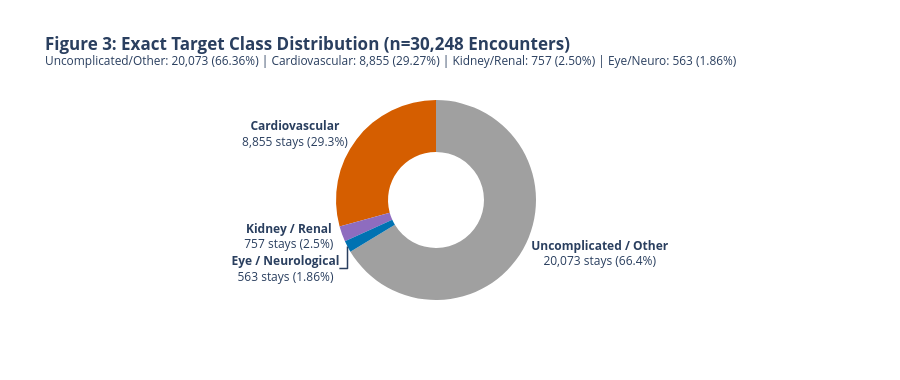

Notebook code for this chart:
### Markdown cell above
## 2. What Is the Target? The 4 Complication Pathways & Severe Class Imbalance

Each encounter $V_i$ is labeled by the ICD-9 primary diagnosis (`diag_1`) recorded at the patient's **next hospital admission $V_{i+1}$**:
1. **Uncomplicated / Other**: **20,073 encounters (66.36%)** — general medical readmissions, uncontrolled diabetes without target-organ code in `diag_1`, respiratory/GI/other ICD-9 codes.
2. **Cardiovascular**: **8,855 encounters (29.27%)** — ICD-9 `390–459` or `785` (heart failure, coronary atherosclerosis, myocardial infarction, dysrhythmias).
3. **Kidney / Renal**: **757 encounters (2.50%)** — ICD-9 `580–589`, `590–599`, or `250.4x` (diabetic nephropathy, acute/chronic renal failure, genitourinary complications).
4. **Eye / Neurological**: **563 encounters (1.86%)** — ICD-9 `360–379`, `250.5x`, `250.6x`, `330–359` (diabetic retinopathy, ophthalmic disorder, diabetic polyneuropathy).

### Why Overall Accuracy Is a Trap
Because **66.36%** of encounters lead to `"Uncomplicated / Other"`, a trivial classifier that predicts `"Uncomplicated / Other"` for every single patient achieves **66.36% accuracy**—while missing **100%** of cardiovascular, renal, and neurological complications!

### Code cell
# Figure 3: Target Class Distribution Donut Chart
counts = cohort["true_next_pathway"].value_counts()
colors = {"Uncomplicated / Other": "#A0A0A0", "Cardiovascular": "#D55E00", "Kidney / Renal": "#8E6CBF", "Eye / Neurological": "#0072B2"}

fig_donut = go.Figure(data=[go.Pie(
    labels=counts.index,
    values=counts.values,
    hole=0.48,
    marker_colors=[colors.get(k, "#999") for k in counts.index],
    textinfo="label+percent+value",
    texttemplate="<b>%{label}</b><br>%{value:,} stays (%{percent})",
    insidetextorientation="horizontal"
)])
fig_donut.update_layout(
    title="<b>Figure 3: Exact Target Class Distribution (n=30,248 Encounters)</b><br><sup>Uncomplicated/Other: 20,073 (66.36%) | Cardiovascular: 8,855 (29.27%) | Kidney/Renal: 757 (2.50%) | Eye/Neuro: 563 (1.86%)</sup>",
    height=380,
    showlegend=False
)
fig_donut.show()

### Figure 1 — Plotly figure (JSON) as saved in the notebook; plotly's stock layout.template omitted (floating-point values rounded to 4 significant figures)
{"data": [{"hole": 0.48, "insidetextorientation": "horizontal", "labels": ["Uncomplicated / Other", "Cardiovascular", "Kidney / Renal", "Eye / Neurological"], "marker": {"colors": ["#A0A0A0", "#D55E00", "#8E6CBF", "#0072B2"]}, "textinfo": "label+percent+value", "texttemplate": "<b>%{label}</b><br>%{value:,} stays (%{percent})", "values": [20073, 8855, 757, 563], "type": "pie"}], "layout": {"title": {"text": "<b>Figure 3: Exact Target Class Distribution (n=30,248 Encounters)</b><br><sup>Uncomplicated/Other: 20,073 (66.36%) | Cardiovascular: 8,855 (29.27%) | Kidney/Renal: 757 (2.50%) | Eye/Neuro: 563 (1.86%)</sup>"}, "height": 380, "showlegend": false}}
